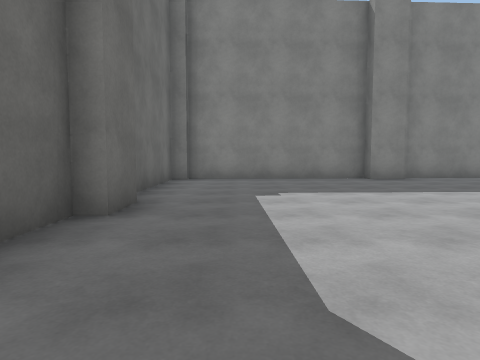
[1] (above)

24 first-person views from a walk through a scene from a Unity 3-D project. The camera is 1.2 m above the floor, tilts 4° down and sees 75° across. The floor is counted in squares, 2 m on a side. Each view is taken from the middle of a square. On the plan, view 1 faces up. The plan holds only what a view shows up to about 9 squares ahead; the rest is blank. The place goes on beyond the plan. The player is left out. Some animated figures are not drawn. Surface patterns are stand-ins for the level's own textures.

[2]
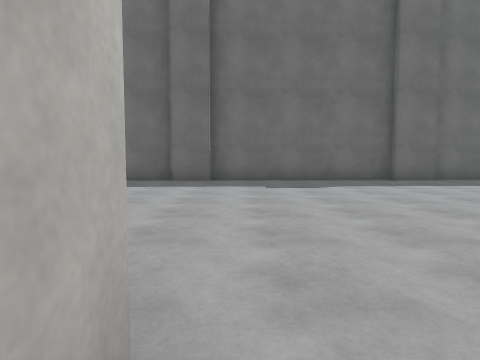

[3]
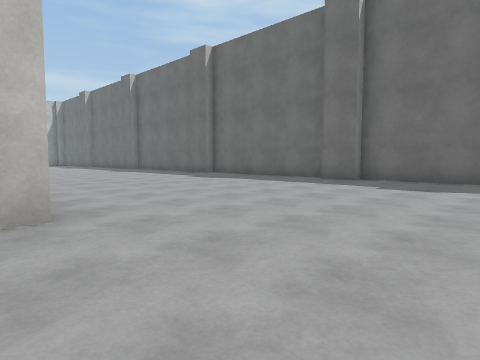

[4]
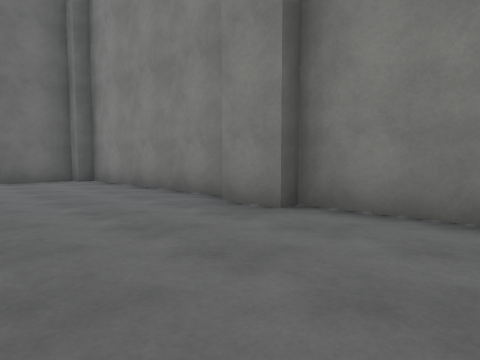

[5]
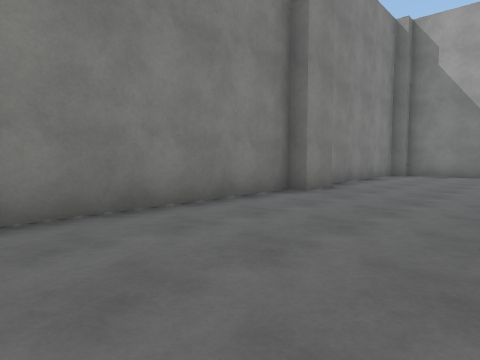

[6]
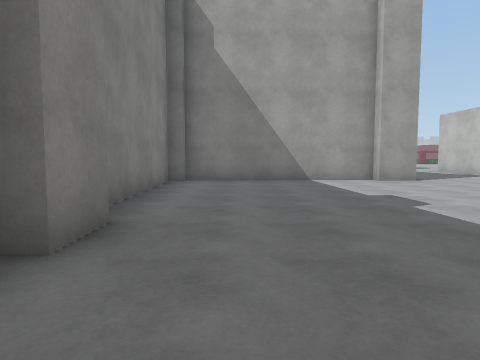

[7]
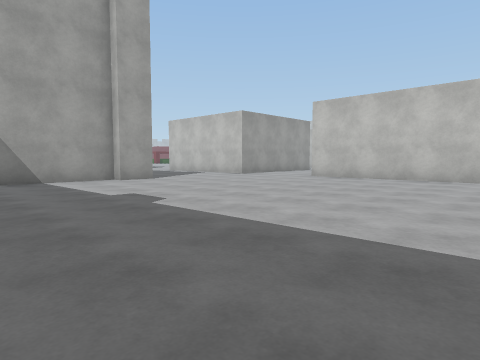

[8]
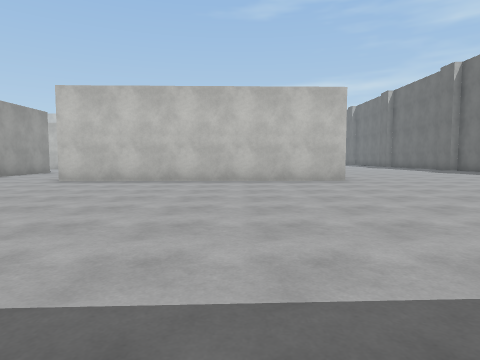

[9]
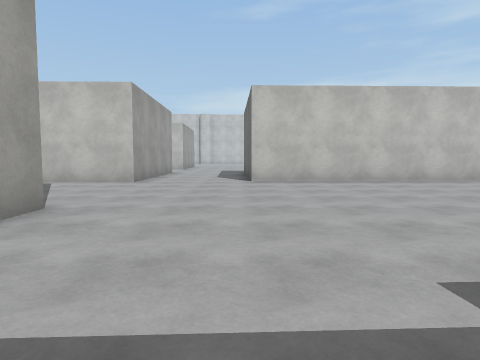

[10]
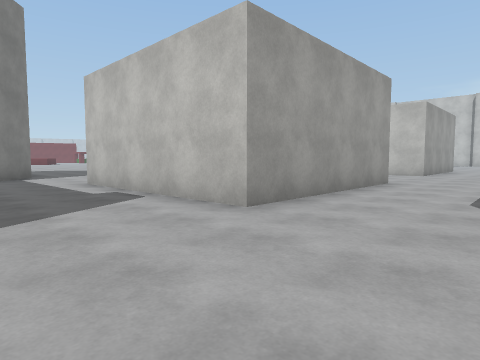

[11]
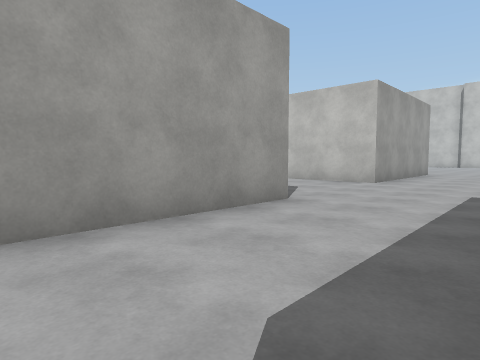

[12]
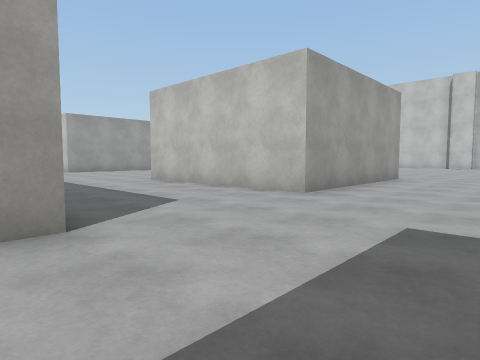

[13]
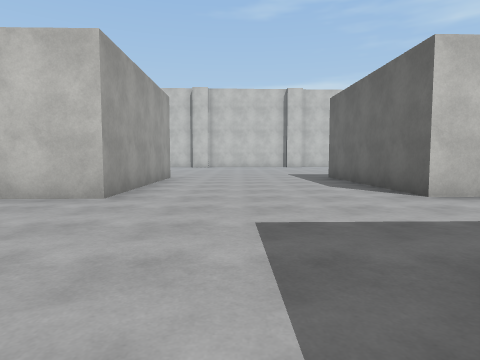

[14]
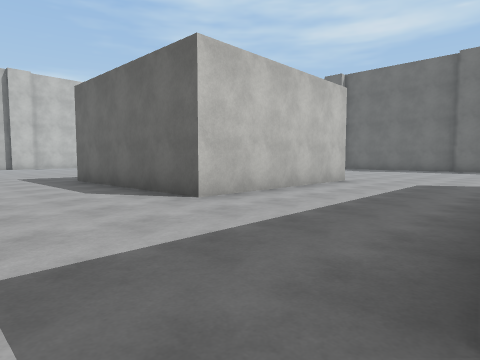

[15]
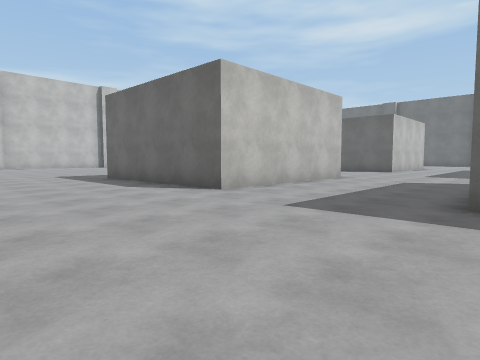

[16]
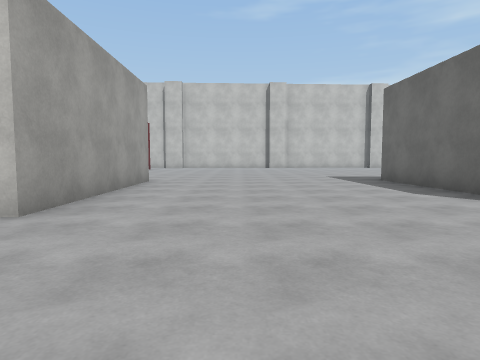

[17]
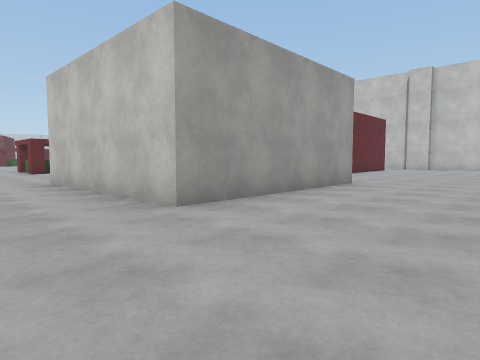

[18]
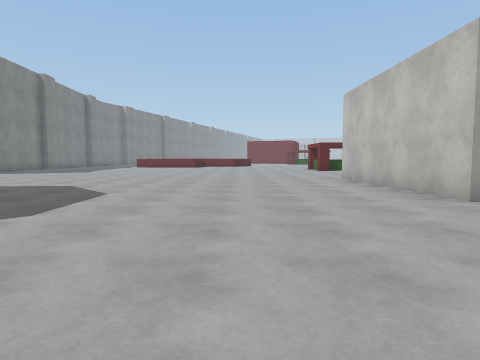

[19]
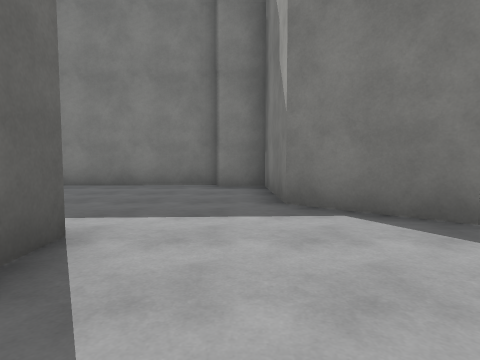

[20]
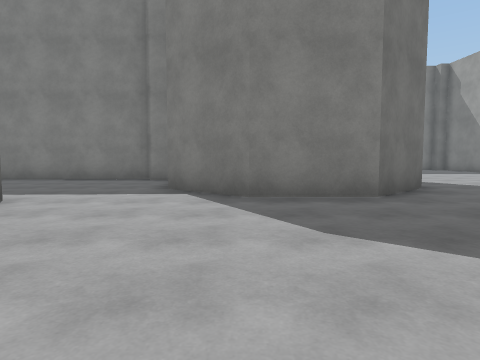

[21]
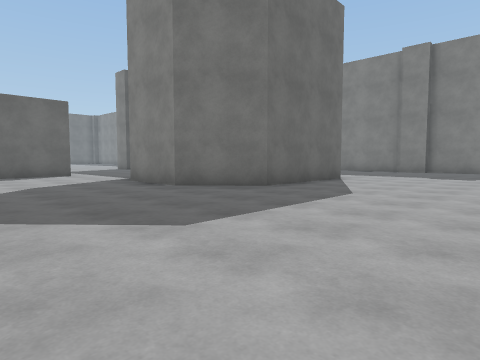

[22]
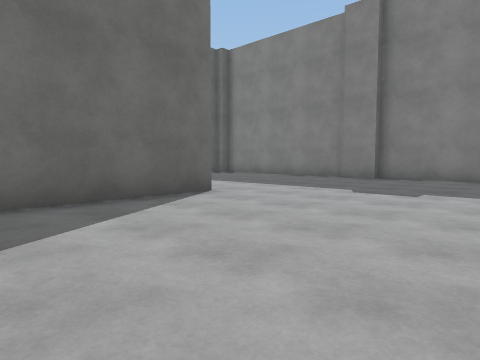

[23]
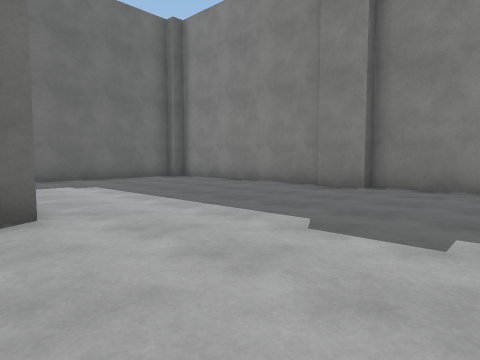

[24]
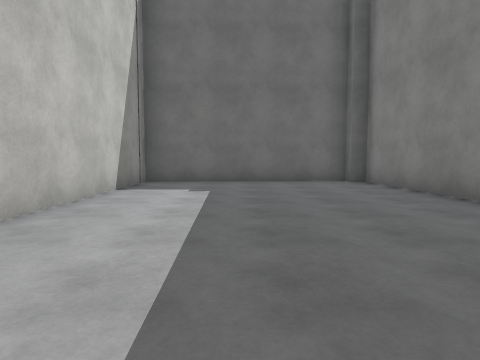

### Floor plan
Points are (right, up) in squares from view 1. A wall is a line through its corners. A room is listed if a view was taken in it or the views show most of it. See-through windows are left out.
Room 1 (views 1, 2, 3, 4, 5, 6, 7, 8, 9, 10)
walls: (6.2, -1.3) (13.7, -1.1); (-1.2, -1.7) (-1.2, -2.9); (-1.6, -2.9) (-1.5, -4.1); (16.6, -0.8) (21.8, -0.6); (-1.4, 4.3) (-1.4, 3.2) (-1.7, 3.2) (-1.6, -1.9); (16.3, 3.3) (16.3, 4.4); (4.7, 9) (3.7, 8.9); (16.5, 4.2) (16.4, 9.5) (16.1, 9.5) (16, 9.8) (11.6, 9.7); (3.4, 9.3) (-1.5, 9.1); (11, 9.2) (9.9, 9.2) (9.9, 9.6) (4.7, 9.4); (-1.9, 8.7) (-1.8, 4.4); (22.5, 4) (18.3, 3.8); (23.6, 1.1) (23.5, 3.6) (22.5, 3.6)
ways out: opening at (7, -8) to room 2; opening at (15, -1) to room 2; opening at (22.7, 0) to room 2
Room 2 (views 11, 12, 13, 14, 15, 16, 17, 18, 19, 20, 21, 22, 23, 24)
walls: (16.8, -5.8) (16.6, -0.8); (21.8, -0.6) (21.8, -1.3); (28.4, -14.3) (28.2, -9.2) (33.4, -9); (17, -14.7) (16.9, -9.6) (22, -9.5) (22.2, -14.5); (13.7, -1.1) (13.7, -1.8); (28.5, 4.8) (28.6, 1.2) (27.2, -0.2) (25.1, -0.2) (23.6, 1.1); (7, -9.9) (12.1, -9.7) (12.2, -14.9); (23.2, 9.8) (22.9, 9.7) (23.1, 4.6) (28, 4.7); (29.4, 10) (28.4, 10); (28.3, 10.4) (23.2, 10.2); (31.7, 10.5) (29.4, 10.4)
ways out: opening at (7, -8) to room 1; opening at (15, -1) to room 1; opening at (22.7, 0) to room 1

Positions as (right, up) in squares from view 1, and headings:
1: (0, 0), facing up
2: (7, -1), facing left
3: (7, 2), facing down-left
4: (7, 6), facing up-left
5: (5, 6), facing up-right
6: (8, 8), facing right
7: (8, 8), facing down-right
8: (9, 7), facing down
9: (14, 7), facing down
10: (14, 2), facing down-right
11: (14, -2), facing down-right
12: (14, -5), facing down-right
13: (15, -5), facing down
14: (15, -6), facing down-left
15: (26, -5), facing down-left
16: (26, -6), facing down
17: (25, -7), facing down-right
18: (24, -6), facing right
19: (23, -3), facing up
20: (25, -5), facing up
21: (33, -4), facing up-left
22: (33, 1), facing up-left
23: (32, 4), facing up-left
24: (31, 7), facing left
